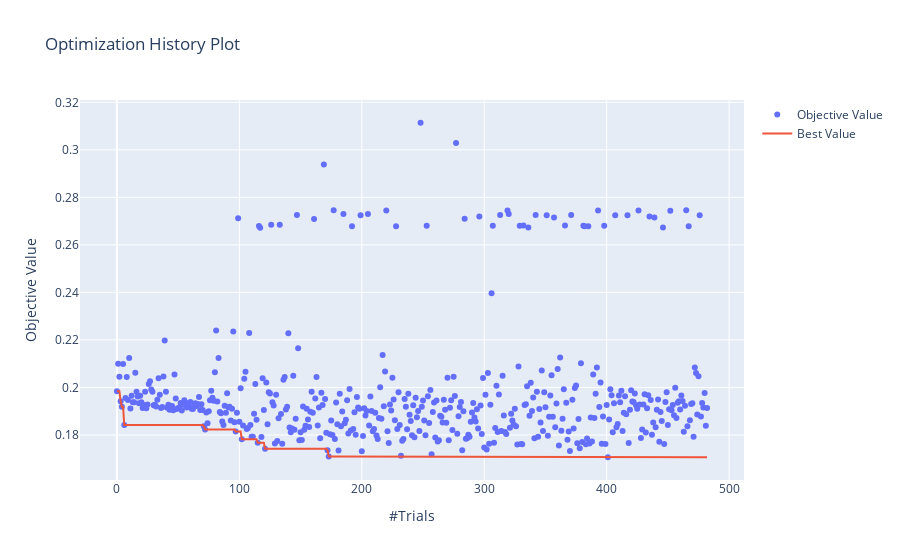

The notebook cell saved with this chart:
### Markdown cell above
### visualizations

### Code cell
optuna.visualization.plot_optimization_history(study)

### Figure 1 — Plotly figure (JSON) as saved in the notebook; plotly's stock layout.template omitted (floating-point values rounded to 4 significant figures; data arrays with more than 128 entries replaced by an {"elided": "..."} marker saying what was removed)
{"data": [{"mode": "markers", "name": "Objective Value", "type": "scatter", "x": {"elided": "483 int values"}, "y": {"elided": "483 float values"}}, {"name": "Best Value", "type": "scatter", "x": {"elided": "483 int values"}, "y": {"elided": "483 float values"}}], "layout": {"title": {"text": "Optimization History Plot"}, "xaxis": {"title": {"text": "#Trials"}}, "yaxis": {"title": {"text": "Objective Value"}}}}
